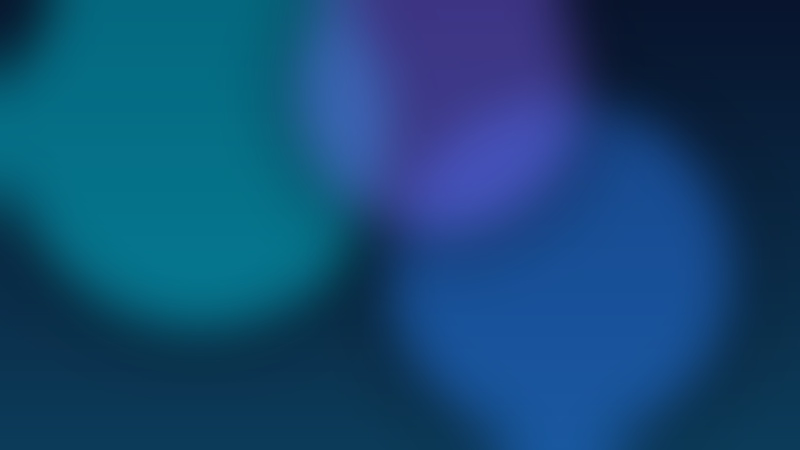
#> input picture lawyer/workbench/assets/wallpapers/aurora.jpg, 1600 x 900 px (shown at 1/2 size)
$ python -i petforge.py   (imports and definitions only)
#> lines starting #> are read from the running program, lines starting #| are printed output that depends on the picture
#> further down, picture is the input picture: PIL image 1600x900 RGB; mean R, G, B 19.5, 71.7, 115.6
#!/usr/bin/env python3
# -*- coding: utf-8 -*-
"""petforge —— 一句话生成桌宠（宠物工厂 CLI）

用户只需描述想要的宠物，一条命令产出可直接安装的 pet pack：
    python3 petforge.py "一只穿警服的柴犬" --name 柴犬警察

流程：AI 出图(纯绿底) → 自动裁边距 → 色键抠图 → 归一化 → 18 状态程序化动画
      → spritesheet + manifest → 安装到壳的 pets 目录

支持任意 OpenAI 兼容图像接口（默认 Agnes）：
    --api-key / --base-url / --model / --size
环境变量：PETFORGE_API_KEY 或 AGNES_API_KEY

动作档案（--style）：lawyer judge prosecutor bailiff forensic clerk chef
                     generic（默认，通用）
"""
import argparse, base64, io, json, math, os, re, subprocess, sys, time, urllib.request
from PIL import Image, ImageEnhance, ImageDraw

CW, CH, COLS = 192, 208, 8

# ── 动作类型 ────────────────────────────────────────────────────────────
# [52 lines left out: functions _place, frames_for, not called in this run]


# 槽位 → (动作类型, 幅度, 速度)；不同风格只改这三项
BASE_SLOTS = ["idle", "waving", "jumping", "dash", "flip", "ball", "swimming", "diving",
              "standing", "look", "review", "sleeping",
              "walking-left", "walking-right", "jogging-left", "jogging-right",
              "fast-running-left", "fast-running-right"]
FRAMES = {"idle": 6, "waving": 5, "jumping": 6, "dash": 6, "flip": 6, "ball": 6,
          "swimming": 6, "diving": 6, "standing": 4, "look": 6, "review": 6, "sleeping": 6,
          "walking-left": 6, "walking-right": 6, "jogging-left": 6, "jogging-right": 6,
          "fast-running-left": 6, "fast-running-right": 6}

STYLES = {
    "generic":    dict(default=("breath", 1.0, 1.0), jump="raise",  wave="raise",  move="stride"),
    "lawyer":     dict(default=("breath", 1.0, 0.9), jump="raise",  wave="raise",  move="stride"),
    "judge":      dict(default=("still", 0.6, 1.4),  jump="gavel",  wave="raise",  move="stride"),
    "prosecutor": dict(default=("breath", 0.8, 1.05), jump="step",  wave="raise",  move="stride"),
    "bailiff":    dict(default=("still", 0.4, 1.2),  jump="step",   wave="salute", move="stride"),
    "forensic":   dict(default=("breath", 0.7, 1.25), jump="bow",   wave="raise",  move="stride"),
    "clerk":      dict(default=("breath", 0.9, 0.95), jump="step",  wave="raise",  move="stride"),
    "chef":       dict(default=("breath", 1.1, 0.85), jump="step",  wave="raise",  move="stride"),
}


# ── 常见「图像生成」接口预设（用户自备 Key，本项目不提供算力）────────────────
# 说明：DeepSeek 系列模型（v4.1-flash 等）是文本/视觉理解模型，不生图，
#       所以这里给出国内可直接调用的图像生成接口，均为 OpenAI 兼容 /images/generations。
PROVIDER_PRESETS = {
    # 默认：Agnes（我们出图验证用的那家）
    "agnes": dict(base_url="https://api.agnes-ai.cn/v1", model="agnes-image-2.5-flash"),
    # 阿里云通义万相（DashScope 兼容模式）
    "dashscope": dict(base_url="https://dashscope.aliyuncs.com/compatible-mode/v1", model="wanx2.1-t2i-turbo"),
    # 火山引擎豆包 Seedream
    "doubao": dict(base_url="https://ark.cn-beijing.volces.com/api/v3", model="doubao-seedream-3-0-t2i-250415"),
    # 智谱 CogView
    "zhipu": dict(base_url="https://open.bigmodel.cn/api/paas/v4", model="cogview-3-flash"),
    # 硅基流动 SiliconFlow
    "siliconflow": dict(base_url="https://api.siliconflow.cn/v1", model="Kwai-Kolors/Kolors"),
    # OpenAI
    "openai": dict(base_url="https://api.openai.com/v1", model="gpt-image-1"),
}
CONFIG_PATH = os.path.expanduser("~/.petforge.json")


# [20 lines left out: functions load_config, style_slots, not called in this run]


# ── 图像处理 ────────────────────────────────────────────────────────────
def is_green(c):
    r, g, b = c[:3]
    return g > r + 25 and g > b + 25 and g > 90


# [49 lines left out: functions trim_padding, key_out_green, fit_cell, generate_image, not called in this run]


# ── 主流程 ──────────────────────────────────────────────────────────────
# ─────────────────────────────────────────────────────────────────────
# AI 视频生成（真动作）—— 2026-10-21 加
#
# 背景：原来只有"程序化变换"（整图平移缩放），做不出"手抬起来写字"这类动作，
# 用户会明显感觉到机械。这里接入 OpenAI Videos 兼容接口，用**用户自己的视频模型**
# 生成真动作，再切帧组装。
#
# 关键：`first_frame` 支持 **base64 data URI**（2026-10-21 实测），
# 所以用户不需要自备图床，整条链路纯本地完成。
# ─────────────────────────────────────────────────────────────────────
VIDEO_PRESETS = {
    # Agnes Video 2.5（OpenAI Videos 兼容；keyframe 模式用首帧锁角色）
    "agnes": dict(base_url="https://api.agnes-ai.cn/v1", model="agnes-video-2.5-flash",
                  query_path="/agnesapi", mode="keyframe"),
}


# [96 lines left out: functions _b64_image, generate_video, download_video, extract_video_frames, not called in this run]


def _bg_colour(im):
    """取四角多数色当背景色（比固定绿幕/品红幕更通用，用户模型可能生成任何底色）"""
    im = im.convert("RGB")
    w, h = im.size
#> w = 1600; h = 900
    pts = [im.getpixel(p) for p in [(2,2),(w-3,2),(2,h-3),(w-3,h-3),(w//2,2)]]
#> pts = [(7, 25, 47), (8, 20, 46), (12, 59, 89), (12, 59, 89), (61, 54, 132)]
    return max(set(pts), key=pts.count)


def key_any_bg(im, tol=52):
    """按背景色抠图：与四角背景色接近的像素变透明。"""
    bg = _bg_colour(im)
#> bg = (12, 59, 89)
    im = im.convert("RGBA"); px = im.load(); w, h = im.size
#> after `w, h = im.size`: w = 1600; h = 900
    br, bgc, bb = bg
#> br = 12; bgc = 59; bb = 89
    for y in range(h):
        for x in range(w):
            r, g, b, a = px[x, y]
            if abs(r-br) + abs(g-bgc) + abs(b-bb) < tol:
                px[x, y] = (r, g, b, 0)
    return im


# [228 lines left out: functions clean_bg_residue, build_from_video, build, main, not called in this run]


# [2 lines not run here, left out]

>>> from PIL import Image
>>> picture = Image.open('../../../lawyer/workbench/assets/wallpapers/aurora.jpg')
>>> result = key_any_bg(picture)
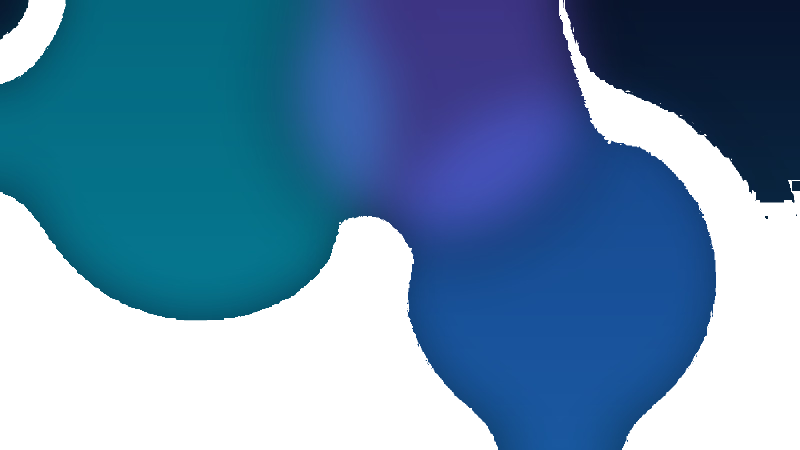
#> result: PIL image 1600x900 RGBA (shown at 1/2 size); mean R, G, B, A 19.5, 71.7, 115.6, 171.7; transparent parts drawn white
